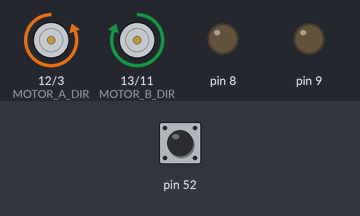
Recording of a sketch running on a simulated Arduino Mega 2560, built with avr-gcc and run on an emulated ATmega2560. Shown: direction and speed pins drawn as motors (green arrow = direction pin HIGH = forward, orange = LOW = backward, longer = more drive), output pins drawn as LEDs (lit = HIGH). The test bench sets the inputs (shaded band); at power-on: pin 52 HIGH. What the sketch prints to the serial monitor is not drawn.

Above: at 1.2 s.
1.3 s: pin 52 pulsed LOW 5 times (0.12 s each, 0.3 s apart)
At 1.62 s:
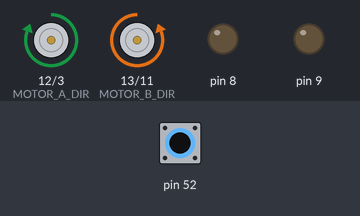
At 3.1 s:
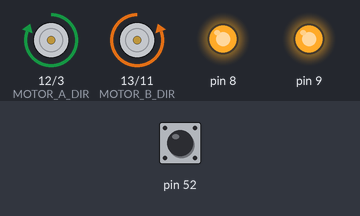
Timing chart, 0 to 4.6 s (numbered marks = the images above; inputs shaded):
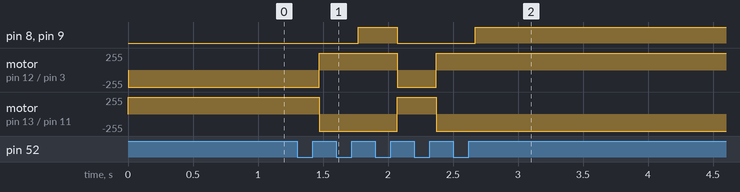

The sketch:

MTE380_Group7_Demo.ino
```cpp
#include <SharpIR.h>

/* --------------------------------------------------------------------------------------------------------------------------------------------
 * ********************************************************* Define global variables **********************************************************
 * --------------------------------------------------------------------------------------------------------------------------------------------
 */
int ENCODER_1_PIN, ENCODER_2_PIN; // Encoder pinouts
int MOTOR_A_DIR, MOTOR_A_BRAKE, MOTOR_A_PWM, MOTOR_B_DIR, MOTOR_B_BRAKE, MOTOR_B_PWM; // Motor pinouts; A is right, B is left
int MOTOR_A_FWD, MOTOR_A_REV, MOTOR_B_REV, MOTOR_B_FWD; // Motor direction constants
int CLOCKWISE = 1, COUNTER_CLOCKWISE = 0;
int ENCODER_1, ENCODER_2; // To track when the encoders receive pulses

double IR_SENSOR_DISTANCE = 30; // distance from center of device to IR sensor

SharpIR IRLeft(SharpIR::GP2Y0A02YK0F, A3);
SharpIR IRRight(SharpIR::GP2Y0A02YK0F, A4);
SharpIR IRFront(SharpIR::GP2Y0A21YK0F, A5);

int MAX_SPEED = 255;
int DEMO_DIST = 50;

/* --------------------------------------------------------------------------------------------------------------------------------------------
 * With the exception of setup() and loop(), functions are initialized below and alphabetized beneath setup() and loop() for easy navigation.
 * --------------------------------------------------------------------------------------------------------------------------------------------
 */
void Brake(int brakePin, bool brake);
void Forward(int s);
void Reverse(int spd);
void TurnRight(int spd);
void TurnLeft(int spd);
int ReadIRFront();
int ReadIRLeft();
int ReadIRRight();

// --- Don't call this directly, call the above methods ---
void RightTrack(int dir, int spd);
void LeftTrack(int dir, int spd);
int ReadIR(SharpIR sensor);
/* --------------------------------------------------------------------------------------------------------------------------------------------
 * ******************************************************** Running code begins below. ********************************************************
 * --------------------------------------------------------------------------------------------------------------------------------------------
 */

void setup()
{
  // Begin serial comms for testing
  Serial.begin(9600);

  // Define analog pinouts #TODO - set actual pinouts
  ENCODER_1_PIN = A0;
  ENCODER_2_PIN = A2;

  // Define digital pinouts
  pinMode(12, OUTPUT);
  MOTOR_A_DIR = 12;
  pinMode(9, OUTPUT);
  MOTOR_A_BRAKE = 9;
  pinMode(3, OUTPUT);
  MOTOR_A_PWM = 3;
  MOTOR_A_FWD = LOW;
  MOTOR_A_REV = HIGH;
  pinMode(13, OUTPUT);
  MOTOR_B_DIR = 13;
  pinMode(8, OUTPUT);
  MOTOR_B_BRAKE = 8;
  pinMode(11, OUTPUT);
  MOTOR_B_PWM = 11;
  MOTOR_B_FWD = HIGH;
  MOTOR_B_REV = LOW;

  // init motors
  analogWrite(MOTOR_A_PWM, 0);
  analogWrite(MOTOR_B_PWM, 0);
}

void loop()
{
  int front_IR_dist = 0, left_IR_dist = 0, right_IR_dist = 0;
  int spd = MAX_SPEED;
  while(!ReadHallEffect())
  {
    Forward(spd);
  }
  // Debouncing
  delay(50);
  while(ReadHallEffect());
  delay(50);
  while(!ReadHallEffect())
  {
    Reverse(spd);
  }
  // Debouncing
  delay(50);
  while(ReadHallEffect());
  delay(50);
  while(!ReadHallEffect())
  {
    Stop();
    //Forward(spd);
    //Reverse(spd);
    //RightTrack(MOTOR_A_FWD, spd);
    //LeftTrack(MOTOR_B_FWD, spd);
    //RightTrack(MOTOR_A_REV, spd);
    //LeftTrack(MOTOR_B_REV, spd);
  }
  // Debouncing
  delay(50);
  while(ReadHallEffect());
  delay(50);
  Serial.println(ReadHallEffect());
  // demo loop
  /*
  while (true)
  {
    front_IR_dist = ReadIRFront();
    Serial.println(front_IR_dist);
    if (front_IR_dist < DEMO_DIST)
    {
      TurnRight(MAX_SPEED);
    }
    else
    {
      Forward(MAX_SPEED);
    }
  }
  */
}


/* --------------------------------------------------------------------------------------------------------------------------------------------
 * *********************************************************** Functions are below. ***********************************************************
 * --------------------------------------------------------------------------------------------------------------------------------------------
 */

void Brake(int brakePin, bool brake)
{
  if(brake)
  {
    digitalWrite(brakePin, HIGH);
  }
  else
  {
    digitalWrite(brakePin, LOW);
  }
}

void Forward(int spd)
{
  RightTrack(MOTOR_A_FWD, spd);
  LeftTrack(MOTOR_B_FWD, spd);
}

void Reverse(int spd)
{
  RightTrack(MOTOR_A_REV, spd);
  LeftTrack(MOTOR_B_REV, spd);
}

void TurnRight(int spd)
{
  RightTrack(MOTOR_A_REV, spd);
  LeftTrack(MOTOR_B_FWD, spd);
}

void TurnLeft(int spd)
{
  RightTrack(MOTOR_A_FWD, spd);
  LeftTrack(MOTOR_B_REV, spd);
}

void Stop()
{
  Brake(MOTOR_A_BRAKE, true);
  Brake(MOTOR_B_BRAKE, true);
}

int ReadIRLeft()
{
  return ReadIR(IRLeft);
}

int ReadIRRight()
{
  return ReadIR(IRRight);
}

int ReadIRFront()
{
  return ReadIR(IRFront);
}

/* ------------------------------------------------------------------------------------------------------------------------------
 * ********************************************* Low Level Functions are below. *************************************************
 * ------------------------------------------------------------------------------------------------------------------------------
 */

void RightTrack(int dir, int spd)
{
  if (spd > MAX_SPEED)
  {
    spd = MAX_SPEED;
  }

/*
  Serial.println("DIR:");
  Serial.println(digitalRead(MOTOR_A_DIR));
  Serial.println("PIN:");
  Serial.println(dir);
  delay(1000);
*/
  if (digitalRead(MOTOR_A_DIR) == dir)
  {
    Brake(MOTOR_A_BRAKE, false);
    analogWrite(MOTOR_A_PWM, spd);
  }
  else // If we're changing directions, we need to stop first
  {
    Brake(MOTOR_A_BRAKE, true);
    digitalWrite(MOTOR_A_DIR, dir);
  }
}

void LeftTrack(int dir, int spd)
{
  if (spd > MAX_SPEED)
  {
    spd = MAX_SPEED;
  }

  if (digitalRead(MOTOR_B_DIR) == dir)
  {
    Brake(MOTOR_B_BRAKE, false);
    analogWrite(MOTOR_B_PWM, spd);
  }
  else // If we're changing directions, we need to stop first
  {
    Brake(MOTOR_B_BRAKE, true);
    digitalWrite(MOTOR_B_DIR, dir);
  }
}

int ReadIR(SharpIR sensor)
{
  int number_of_readings = 5;
  int sum = 0;
  for(int i = 0; i < number_of_readings; i++)
  {
    sum += sensor.getDistance();
  }
  return sum / number_of_readings;
}

bool ReadHallEffect()
{
  Serial.println(!digitalRead(52));
  return !digitalRead(52);
}
```

Measured:
- after the input at 1.3 s, pin 8, pin 9: LOW → HIGH after 0.47 s, → LOW 0.30 s later, → HIGH 0.60 s later
